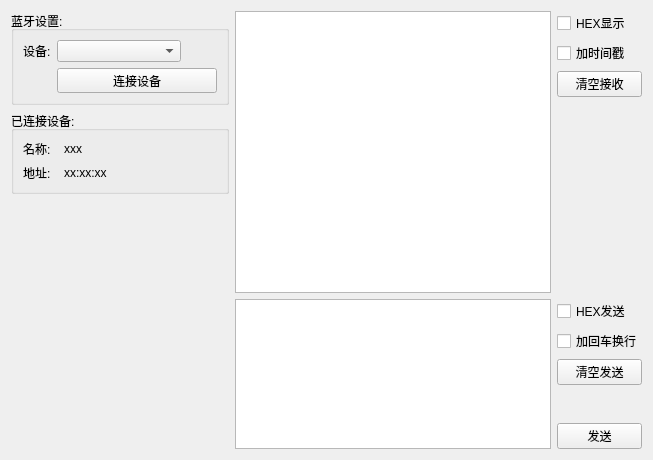
<?xml version="1.0" encoding="UTF-8"?>
<ui version="4.0">
 <class>BlAssistWidget</class>
 <widget class="QWidget" name="BlAssistWidget">
  <property name="geometry">
   <rect>
    <x>0</x>
    <y>0</y>
    <width>653</width>
    <height>460</height>
   </rect>
  </property>
  <property name="windowTitle">
   <string>Form</string>
  </property>
  <layout class="QVBoxLayout" name="verticalLayout_4">
   <item>
    <layout class="QHBoxLayout" name="horizontalLayout">
     <item>
      <layout class="QVBoxLayout" name="verticalLayout_3">
       <item>
        <widget class="QGroupBox" name="groupBox">
         <property name="maximumSize">
          <size>
           <width>400</width>
           <height>200</height>
          </size>
         </property>
         <property name="title">
          <string>蓝牙设置:</string>
         </property>
         <layout class="QVBoxLayout" name="verticalLayout">
          <item>
           <layout class="QGridLayout" name="gridLayout">
            <item row="0" column="0" colspan="2">
             <widget class="QLabel" name="label">
              <property name="maximumSize">
               <size>
                <width>16777215</width>
                <height>20</height>
               </size>
              </property>
              <property name="text">
               <string>设备:</string>
              </property>
             </widget>
            </item>
            <item row="0" column="2">
             <widget class="QComboBox" name="cb_divices">
              <property name="maximumSize">
               <size>
                <width>16777215</width>
                <height>25</height>
               </size>
              </property>
             </widget>
            </item>
            <item row="0" column="3">
             <widget class="QPushButton" name="btn_refresh">
              <property name="maximumSize">
               <size>
                <width>30</width>
                <height>16777215</height>
               </size>
              </property>
              <property name="styleSheet">
               <string notr="true">background-color:transparent;
border:none</string>
              </property>
              <property name="text">
               <string/>
              </property>
              <property name="icon">
               <iconset resource="resource.qrc">
                <normaloff>:/icon/refresh</normaloff>:/icon/refresh</iconset>
              </property>
             </widget>
            </item>
            <item row="1" column="1">
             <widget class="QLabel" name="label_connect_status">
              <property name="maximumSize">
               <size>
                <width>20</width>
                <height>20</height>
               </size>
              </property>
              <property name="styleSheet">
               <string notr="true">background-color:transparent;
border:none</string>
              </property>
              <property name="text">
               <string/>
              </property>
              <property name="pixmap">
               <pixmap resource="resource.qrc">:/icon/disc2</pixmap>
              </property>
              <property name="scaledContents">
               <bool>true</bool>
              </property>
             </widget>
            </item>
            <item row="1" column="2" colspan="2">
             <widget class="QPushButton" name="btn_connect">
              <property name="minimumSize">
               <size>
                <width>160</width>
                <height>0</height>
               </size>
              </property>
              <property name="maximumSize">
               <size>
                <width>160</width>
                <height>25</height>
               </size>
              </property>
              <property name="text">
               <string>连接设备</string>
              </property>
             </widget>
            </item>
           </layout>
          </item>
         </layout>
        </widget>
       </item>
       <item>
        <widget class="QGroupBox" name="gb_connected">
         <property name="title">
          <string>已连接设备:</string>
         </property>
         <layout class="QVBoxLayout" name="verticalLayout_2">
          <item>
           <layout class="QGridLayout" name="gridLayout_2">
            <item row="1" column="2">
             <widget class="QLabel" name="label_device_addr">
              <property name="text">
               <string>xx:xx:xx</string>
              </property>
             </widget>
            </item>
            <item row="0" column="0">
             <widget class="QLabel" name="label_3">
              <property name="maximumSize">
               <size>
                <width>35</width>
                <height>16777215</height>
               </size>
              </property>
              <property name="text">
               <string>名称:</string>
              </property>
             </widget>
            </item>
            <item row="0" column="2">
             <widget class="QLabel" name="label_device_name">
              <property name="text">
               <string>xxx</string>
              </property>
             </widget>
            </item>
            <item row="1" column="0">
             <widget class="QLabel" name="label_5">
              <property name="text">
               <string>地址:</string>
              </property>
             </widget>
            </item>
           </layout>
          </item>
         </layout>
        </widget>
       </item>
       <item>
        <spacer name="verticalSpacer">
         <property name="orientation">
          <enum>Qt::Vertical</enum>
         </property>
         <property name="sizeHint" stdset="0">
          <size>
           <width>195</width>
           <height>208</height>
          </size>
         </property>
        </spacer>
       </item>
      </layout>
     </item>
     <item>
      <layout class="QVBoxLayout" name="verticalLayout_7" stretch="1,0">
       <item>
        <layout class="QHBoxLayout" name="horizontalLayout_3">
         <item>
          <widget class="QTextEdit" name="edit_recv">
           <property name="minimumSize">
            <size>
             <width>200</width>
             <height>0</height>
            </size>
           </property>
           <property name="readOnly">
            <bool>true</bool>
           </property>
          </widget>
         </item>
         <item>
          <layout class="QVBoxLayout" name="verticalLayout_8">
           <item>
            <widget class="QCheckBox" name="checkBox_5">
             <property name="minimumSize">
              <size>
               <width>85</width>
               <height>0</height>
              </size>
             </property>
             <property name="text">
              <string>HEX显示</string>
             </property>
            </widget>
           </item>
           <item>
            <widget class="QCheckBox" name="checkBox_6">
             <property name="minimumSize">
              <size>
               <width>85</width>
               <height>0</height>
              </size>
             </property>
             <property name="text">
              <string>加时间戳</string>
             </property>
            </widget>
           </item>
           <item>
            <widget class="QPushButton" name="pushButton_6">
             <property name="minimumSize">
              <size>
               <width>85</width>
               <height>0</height>
              </size>
             </property>
             <property name="text">
              <string>清空接收</string>
             </property>
            </widget>
           </item>
           <item>
            <spacer name="verticalSpacer_4">
             <property name="orientation">
              <enum>Qt::Vertical</enum>
             </property>
             <property name="sizeHint" stdset="0">
              <size>
               <width>20</width>
               <height>40</height>
              </size>
             </property>
            </spacer>
           </item>
          </layout>
         </item>
        </layout>
       </item>
       <item>
        <layout class="QHBoxLayout" name="horizontalLayout_4" stretch="0,0">
         <item>
          <widget class="QTextEdit" name="edit_send">
           <property name="maximumSize">
            <size>
             <width>16777215</width>
             <height>150</height>
            </size>
           </property>
          </widget>
         </item>
         <item>
          <layout class="QVBoxLayout" name="verticalLayout_9">
           <item>
            <widget class="QCheckBox" name="checkBox_7">
             <property name="minimumSize">
              <size>
               <width>85</width>
               <height>0</height>
              </size>
             </property>
             <property name="text">
              <string>HEX发送</string>
             </property>
            </widget>
           </item>
           <item>
            <widget class="QCheckBox" name="checkBox_8">
             <property name="minimumSize">
              <size>
               <width>85</width>
               <height>0</height>
              </size>
             </property>
             <property name="text">
              <string>加回车换行</string>
             </property>
            </widget>
           </item>
           <item>
            <widget class="QPushButton" name="pushButton_7">
             <property name="minimumSize">
              <size>
               <width>85</width>
               <height>0</height>
              </size>
             </property>
             <property name="text">
              <string>清空发送</string>
             </property>
            </widget>
           </item>
           <item>
            <spacer name="verticalSpacer_5">
             <property name="minimumSize">
              <size>
               <width>85</width>
               <height>0</height>
              </size>
             </property>
             <property name="orientation">
              <enum>Qt::Vertical</enum>
             </property>
             <property name="sizeHint" stdset="0">
              <size>
               <width>20</width>
               <height>40</height>
              </size>
             </property>
            </spacer>
           </item>
           <item>
            <widget class="QPushButton" name="btn_send">
             <property name="minimumSize">
              <size>
               <width>85</width>
               <height>0</height>
              </size>
             </property>
             <property name="text">
              <string>发送</string>
             </property>
             <property name="shortcut">
              <string>Return</string>
             </property>
            </widget>
           </item>
          </layout>
         </item>
        </layout>
       </item>
      </layout>
     </item>
    </layout>
   </item>
  </layout>
 </widget>
 <resources>
  <include location="resource.qrc"/>
 </resources>
 <connections/>
</ui>
